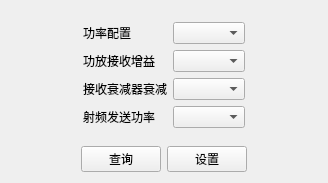
<?xml version="1.0" encoding="UTF-8"?>
<ui version="4.0">
 <class>PointConfigForm</class>
 <widget class="QWidget" name="PointConfigForm">
  <property name="geometry">
   <rect>
    <x>0</x>
    <y>0</y>
    <width>328</width>
    <height>183</height>
   </rect>
  </property>
  <property name="windowTitle">
   <string>Form</string>
  </property>
  <layout class="QGridLayout" name="gridLayout_2">
   <item row="0" column="1">
    <spacer name="verticalSpacer">
     <property name="orientation">
      <enum>Qt::Vertical</enum>
     </property>
     <property name="sizeHint" stdset="0">
      <size>
       <width>20</width>
       <height>20</height>
      </size>
     </property>
    </spacer>
   </item>
   <item row="1" column="0" colspan="2">
    <layout class="QHBoxLayout" name="horizontalLayout_2">
     <item>
      <spacer name="horizontalSpacer_3">
       <property name="orientation">
        <enum>Qt::Horizontal</enum>
       </property>
       <property name="sizeHint" stdset="0">
        <size>
         <width>40</width>
         <height>20</height>
        </size>
       </property>
      </spacer>
     </item>
     <item>
      <layout class="QGridLayout" name="gridLayout">
       <item row="3" column="0">
        <widget class="QLabel" name="label_3">
         <property name="text">
          <string>射频发送功率</string>
         </property>
        </widget>
       </item>
       <item row="0" column="1">
        <widget class="QComboBox" name="comboBox"/>
       </item>
       <item row="3" column="1">
        <widget class="QComboBox" name="comboBox_3"/>
       </item>
       <item row="2" column="1">
        <widget class="QComboBox" name="comboBox_2"/>
       </item>
       <item row="0" column="0">
        <widget class="QLabel" name="label">
         <property name="text">
          <string>功率配置</string>
         </property>
        </widget>
       </item>
       <item row="2" column="0">
        <widget class="QLabel" name="label_2">
         <property name="text">
          <string>接收衰减器衰减</string>
         </property>
        </widget>
       </item>
       <item row="1" column="0">
        <widget class="QLabel" name="label_4">
         <property name="text">
          <string>功放接收增益</string>
         </property>
        </widget>
       </item>
       <item row="1" column="1">
        <widget class="QComboBox" name="comboBox_4"/>
       </item>
      </layout>
     </item>
     <item>
      <spacer name="horizontalSpacer_4">
       <property name="orientation">
        <enum>Qt::Horizontal</enum>
       </property>
       <property name="sizeHint" stdset="0">
        <size>
         <width>40</width>
         <height>20</height>
        </size>
       </property>
      </spacer>
     </item>
    </layout>
   </item>
   <item row="2" column="0">
    <spacer name="verticalSpacer_2">
     <property name="orientation">
      <enum>Qt::Vertical</enum>
     </property>
     <property name="sizeHint" stdset="0">
      <size>
       <width>20</width>
       <height>20</height>
      </size>
     </property>
    </spacer>
   </item>
   <item row="3" column="0" colspan="2">
    <layout class="QHBoxLayout" name="horizontalLayout">
     <item>
      <spacer name="horizontalSpacer">
       <property name="orientation">
        <enum>Qt::Horizontal</enum>
       </property>
       <property name="sizeHint" stdset="0">
        <size>
         <width>40</width>
         <height>20</height>
        </size>
       </property>
      </spacer>
     </item>
     <item>
      <widget class="QPushButton" name="pushButton_2">
       <property name="text">
        <string>查询</string>
       </property>
      </widget>
     </item>
     <item>
      <widget class="QPushButton" name="pushButton">
       <property name="text">
        <string>设置</string>
       </property>
      </widget>
     </item>
     <item>
      <spacer name="horizontalSpacer_2">
       <property name="orientation">
        <enum>Qt::Horizontal</enum>
       </property>
       <property name="sizeHint" stdset="0">
        <size>
         <width>40</width>
         <height>20</height>
        </size>
       </property>
      </spacer>
     </item>
    </layout>
   </item>
  </layout>
 </widget>
 <resources/>
 <connections/>
</ui>
